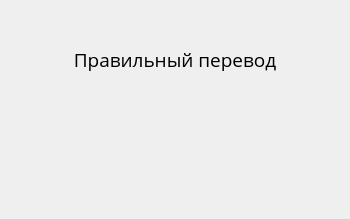
<?xml version="1.0" encoding="UTF-8"?>
<ui version="4.0">
 <class>Form</class>
 <widget class="QWidget" name="Form">
  <property name="geometry">
   <rect>
    <x>0</x>
    <y>0</y>
    <width>350</width>
    <height>219</height>
   </rect>
  </property>
  <property name="minimumSize">
   <size>
    <width>350</width>
    <height>200</height>
   </size>
  </property>
  <property name="windowTitle">
   <string>Form</string>
  </property>
  <layout class="QHBoxLayout" name="horizontalLayout_2">
   <item>
    <layout class="QVBoxLayout" name="verticalLayout">
     <item>
      <widget class="QLabel" name="label">
       <property name="font">
        <font>
         <family>Open Sans</family>
         <pointsize>14</pointsize>
        </font>
       </property>
       <property name="text">
        <string>Правильный перевод</string>
       </property>
       <property name="alignment">
        <set>Qt::AlignCenter</set>
       </property>
      </widget>
     </item>
     <item>
      <layout class="QHBoxLayout" name="horizontalLayout">
       <item>
        <widget class="QLabel" name="label_2">
         <property name="font">
          <font>
           <family>Open Sans</family>
           <pointsize>14</pointsize>
          </font>
         </property>
         <property name="text">
          <string/>
         </property>
         <property name="alignment">
          <set>Qt::AlignCenter</set>
         </property>
        </widget>
       </item>
      </layout>
     </item>
    </layout>
   </item>
  </layout>
 </widget>
 <resources/>
 <connections/>
</ui>
